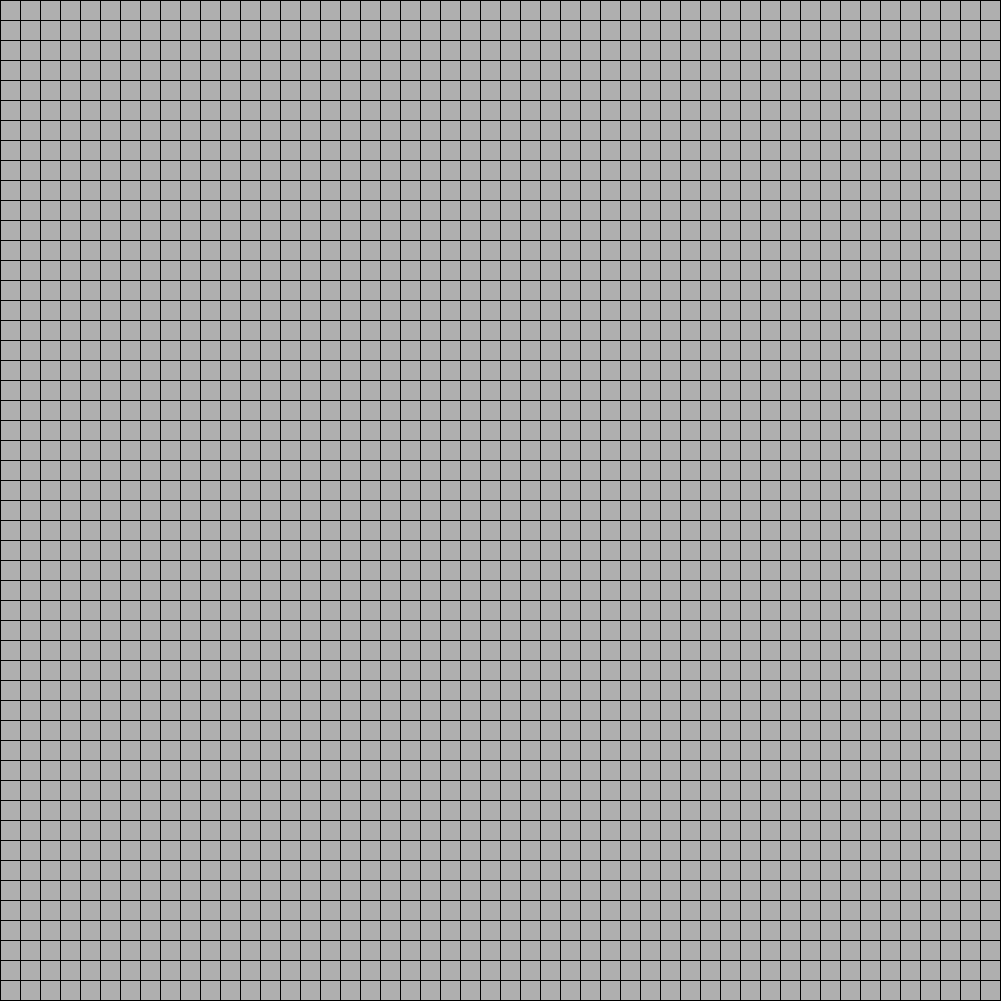
Frame 1 (no input)
Frame 60 (the mouse pressed at the canvas centre just before this capture): identical to frame 1, image omitted
Frame 120 (the mouse held since frame 60 and released just before this capture): identical to frame 1, image omitted

The Processing sketch that drew this single still picture (run headless with seeded random() and noise(); from frame 60 on, the mouse is pressed at the canvas centre):

// Processing sketch: Minesweeper
// ── Minesweeper.pde
ArrayList<ArrayList<cell>> cells;
final int CELL_WIDTH = 20;
final int CELL_HEIGHT = 20;
final int FRAME_WIDTH = 1001;
final int FRAME_HEIGHT = 1001;
final int NUMER_OF_BOMBS = 10;

void setup() {
  size(1001, 1001);
  cells = new ArrayList<ArrayList<cell>>();
  int cellCols = FRAME_HEIGHT / CELL_HEIGHT;
  int cellRows = FRAME_WIDTH / CELL_WIDTH;

  for (int i =0; i < cellCols; i++) {
    cells.add(new ArrayList<cell>());
    for (int j =0; j < cellRows; j++) {
      cells.get(i).add(new cell(i, j, i * CELL_WIDTH, j*CELL_HEIGHT, CELL_WIDTH, CELL_HEIGHT));
    }
  }
}


void mousePressed() {
  if (mouseButton == LEFT) {
    for (int i =0; i < cells.size(); i++) {
      for (int j =0; j < cells.get(i).size(); j++) {
        if (cells.get(i).get(j).contains(mouseX, mouseY)) {
          if (!cells.get(i).get(j).revealed) {
            cells.get(i).get(j).countBombs();
            if (cells.get(i).get(j).isBomb() && !cells.get(i).get(j).isFlagged()) {
              for (int x =0; x < cells.size(); x++) {
                for (int y =0; y < cells.get(x).size(); y++) {
                  if (cells.get(x).get(y).isBomb()) {
                    cells.get(x).get(y).flagged = false;
                    cells.get(x).get(y).revealed();
                  }
                }
              }
            }
          } else {
            cells.get(i).get(j).revealed = false;
            cells.get(i).get(j).countBombs();
            
          }
        }
      }
    }
  } else if (mouseButton == RIGHT ) {
    for (int i =0; i < cells.size(); i++) {
      for (int j =0; j < cells.get(i).size(); j++) {
        if (cells.get(i).get(j).contains(mouseX, mouseY)) {
          cells.get(i).get(j).flagged();
          cells.get(i).get(j).revealed();
        }
      }
    }
  }
}




void draw() {
  background(175);
  for (int i =0; i < cells.size(); i++) {
    for (int j = 0; j < cells.get(i).size(); j++) {
      cells.get(i).get(j).display();
    }
  }
}

// ── Cell.pde
public class cell {
  PVector pos;
  int i, j, w, h; 
  boolean bomb;
  boolean revealed;
  boolean flagged;
  int neighborCount;
  cell( int i, int j, int x, int y, int w, int h) {
    pos = new PVector(x, y);
    this.w = w;
    this.h = h;
    this.i = i;
    this.j = j;
    if (random(1) < 0.2) {
      this.bomb = true;
    } else {
      this.bomb = false;
    }
    this.revealed = false;
    this.flagged = false;
  }

  void display() {
    stroke(0);
    noFill();
    rect(pos.x, pos.y, w, h); 
    if (this.revealed) {
      if (this.bomb) {
        if (this.flagged) {
          fill(255, 0, 0);
          rect(pos.x, pos.y, w, h);
        } else {
          fill(127);
          ellipse(this.pos.x +this.w * 0.5, this.pos.y + this.h * 0.5, this.w * 0.5, this.h * 0.5);
        }
      } else {
        fill(127);
        rect(pos.x, pos.y, w, h);
        textAlign(CENTER);
        stroke(0);
        fill(0);
        if(neighborCount !=0)
        text(neighborCount, pos.x + w * 0.5, pos.y + h - 5);
      }
    }
  }
  boolean contains(int x, int y) {
    return (x > this.pos.x && x < this.pos.x + this.w && y > this.pos.y && y < this.pos.y + this.h);
  }
  void revealed() {
    this.revealed = true;
  }
  void flagged() {
    this.flagged = true;
  }
  boolean isBomb() {
    return bomb;
  }
  boolean isFlagged(){
   return flagged; 
  }
  void countBombs() {

    if (this.bomb) {
      neighborCount = -1;
    }
    if (this.revealed) {
      return;
    }
    cells.get(i).get(j).revealed();
    int total = 0;
    int rev = 0;
    for (int _i = -1; _i <= 1; _i++) {
      for (int _j = -1; _j <= 1; _j++) {
        int i = this.i + _i;
        int j = this.j + _j;
        if ((i > -1 && i < cells.size() && j > -1 && j < cells.get(this.i).size())) {
          cell neighbor = cells.get(i).get(j);
          if (neighbor.bomb) {
              total++;
          }
          if(neighbor.flagged){
              rev++; 
          }
        }
      }
    }

    neighborCount = total;
    if (total - rev == 0) {
      for (int _i = -1; _i <= 1; _i++) {
        for (int _j = -1; _j <= 1; _j++) {
          int i = this.i + _i;
          int j = this.j + _j;
          if ((i > -1 && i < cells.size() && j > -1 && j < cells.get(this.i).size())) {
            cells.get(i).get(j).countBombs();
          }
        }
      }
    }
  }
}
